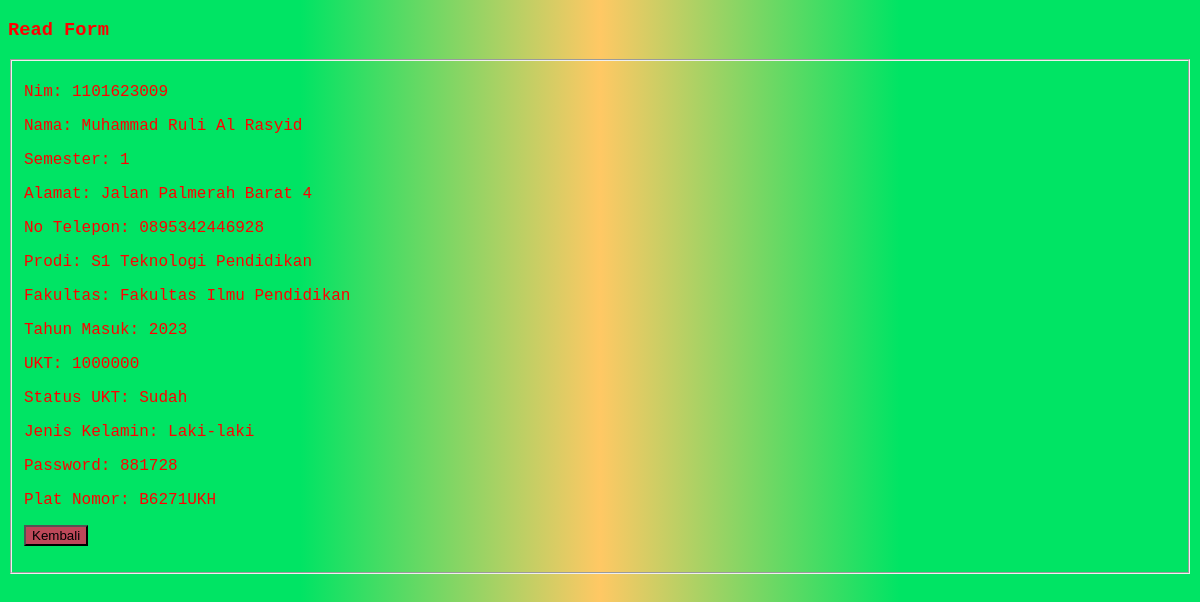
Screenshot of /read.php?id=1 with the database file from the repository.
### tables this page shows
CREATE TABLE `data_dasar` (
  `ID` int(11) NOT NULL,
  `NIM` varchar(10) NOT NULL,
  `NAMA` varchar(100) NOT NULL,
  `SEMESTER` int(3) NOT NULL,
  `ALAMAT` varchar(100) NOT NULL,
  `NO_TELP` varchar(15) NOT NULL,
  `PRODI` varchar(100) NOT NULL,
  `FAKULTAS` varchar(100) NOT NULL,
  `TAHUNMASUK` int(10) NOT NULL,
  `UKT` int(10) NOT NULL,
  `STATUSUKT` varchar(10) NOT NULL,
  `GENDER` varchar(10) NOT NULL,
  `PASSWORD` int(10) NOT NULL,
  `PLATNOMOR` varchar(10) NOT NULL
);

### read.php (the view, shortened to what this page needs)
<?php
include "conn.php";
$id = $_GET['id'];
$sql = "SELECT * FROM data_dasar WHERE id=$id";
$query = mysqli_query($conn, $sql);
$siswa = mysqli_fetch_assoc($query);
if (isset($_SESSION['google_data'])) {
    $goTo = "account.php";
} else {
    $goTo = "dashboard.php";
}
?>
<!DOCTYPE html>
<html>
<head>
</head>
<body>
    <header>
        <h3>Read Form</h3>
    </header>
    <form action="<?php echo $goTo ?>" method="POST">
        <fieldset>
            <p>
                <label for="nim">Nim: </label>
                <?php echo $siswa['NIM'] ?>
            </p>
            <p>
                <label for="nama">Nama: </label>
                <?php echo $siswa['NAMA'] ?>
            </p>
            <p>
                <label for="semester">Semester: </label>
                <?php echo $siswa['SEMESTER'] ?>
            </p>
            <p>
                <label for="alamat">Alamat: </label>
                <?php echo $siswa['ALAMAT'] ?>
            </p>
            <p>
                <label for="no_telp">No Telepon: </label>
                <?php echo $siswa['NO_TELP'] ?>
            </p>
            <p>
                <label for="prodi">Prodi: </label>
                <?php echo $siswa['PRODI'] ?>
            </p>
            <p>
                <label for="fakultas">Fakultas: </label>
                <?php echo $siswa['FAKULTAS'] ?>
            </p>
            <p>
                <label for="tahun_masuk">Tahun Masuk: </label>
                <?php echo $siswa['TAHUNMASUK'] ?>
            </p>
            <p>
                <label for="ukt">UKT: </label>
                <?php echo $siswa['UKT'] ?>
            </p>
            <p>
                <label for="status_ukt">Status UKT: </label>
                <?php echo $siswa['STATUSUKT'] ?>
            </p>
            <p>
                <label for="jenis_kelamin">Jenis Kelamin: </label>
                <?php $jk = $siswa['GENDER']; ?>
                <?php echo ($jk == 'laki-laki') ? "Laki-laki" : "Perempuan" ?>
            </p>
            <p>
                <label for="password">Password: </label>
                <?php echo $siswa['PASSWORD'] ?>
            </p>
            <p>
                <label for="plat_nomor">Plat Nomor: </label>
                <?php echo $siswa['PLATNOMOR'] ?>
            </p>
            <p>
                <input type="submit" value="Kembali" name="simpan" />
            </p>
        </fieldset>
    </form>
</body>
</html>

### read.php (style rules this page uses)
body { font-family: "Courier", sans-serif; background: linear-gradient(90deg, rgb(0, 228, 100)0% 25%, rgb(255, 200, 100), rgb(0, 228, 100) 75% 100%); color: rgb(255, 0, 0); }
input { background-color: rgb(189, 72, 89); }

### rows the page displays
data_dasar: NIM "1101623009", NAMA "Muhammad Ruli Al Rasyid", SEMESTER "1", ALAMAT "Jalan Palmerah Barat 4", NO_TELP "0895342446928", PRODI "S1 Teknologi Pendidikan", FAKULTAS "Fakultas Ilmu Pendidikan", TAHUNMASUK "2023", UKT "1000000", STATUSUKT "Sudah", PASSWORD "881728", PLATNOMOR "B6271UKH"
